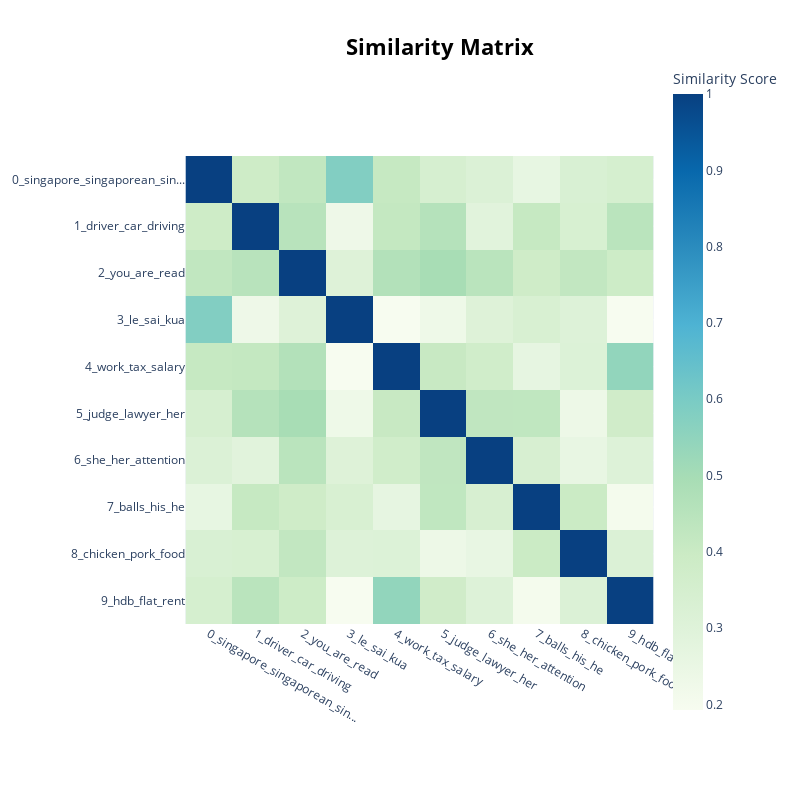

Here is the notebook cell this chart was saved with:
### Code cell
fig = topic_model_custom.visualize_heatmap(top_n_topics=10)
fig.show()

### Figure 1 — Plotly figure (JSON) as saved in the notebook; plotly's stock layout.template omitted (floating-point values rounded to 4 significant figures)
{"data": [{"coloraxis": "coloraxis", "hovertemplate": "x: %{x}<br>y: %{y}<br>Similarity Score: %{z}<extra></extra>", "name": "0", "type": "heatmap", "x": ["0_singapore_singaporean_sin...", "1_driver_car_driving", "2_you_are_read", "3_le_sai_kua", "4_work_tax_salary", "5_judge_lawyer_her", "6_she_her_attention", "7_balls_his_he", "8_chicken_pork_food", "9_hdb_flat_rent"], "xaxis": "x", "y": ["0_singapore_singaporean_sin...", "1_driver_car_driving", "2_you_are_read", "3_le_sai_kua", "4_work_tax_salary", "5_judge_lawyer_her", "6_she_her_attention", "7_balls_his_he", "8_chicken_pork_food", "9_hdb_flat_rent"], "yaxis": "y", "z": [[1, 0.3838, 0.4263, 0.5816, 0.4122, 0.3422, 0.3188, 0.2624, 0.3317, 0.3489], [0.3838, 1.0, 0.4495, 0.2325, 0.4172, 0.4584, 0.2895, 0.4121, 0.3373, 0.444], [0.4263, 0.4495, 1.0, 0.3052, 0.4633, 0.4956, 0.4461, 0.3799, 0.4222, 0.3876], [0.5816, 0.2325, 0.3052, 1.0, 0.1928, 0.2307, 0.3052, 0.3357, 0.3078, 0.1942], [0.4122, 0.4172, 0.4633, 0.1928, 1.0, 0.4058, 0.3727, 0.2664, 0.3119, 0.5449], [0.3422, 0.4584, 0.4956, 0.2307, 0.4058, 1, 0.4275, 0.4269, 0.2355, 0.3768], [0.3188, 0.2895, 0.4461, 0.3052, 0.3727, 0.4275, 1.0, 0.3389, 0.2577, 0.3071], [0.2624, 0.4121, 0.3799, 0.3357, 0.2664, 0.4269, 0.3389, 1, 0.3972, 0.2065], [0.3317, 0.3373, 0.4222, 0.3078, 0.3119, 0.2355, 0.2577, 0.3972, 1.0, 0.3176], [0.3489, 0.444, 0.3876, 0.1942, 0.5449, 0.3768, 0.3071, 0.2065, 0.3176, 1]]}], "layout": {"coloraxis": {"colorbar": {"title": {"text": "Similarity Score"}}, "colorscale": [[0, "rgb(247,252,240)"], [0.125, "rgb(224,243,219)"], [0.25, "rgb(204,235,197)"], [0.375, "rgb(168,221,181)"], [0.5, "rgb(123,204,196)"], [0.625, "rgb(78,179,211)"], [0.75, "rgb(43,140,190)"], [0.875, "rgb(8,104,172)"], [1, "rgb(8,64,129)"]]}, "height": 800, "hoverlabel": {"bgcolor": "white", "font": {"family": "Rockwell", "size": 16}}, "legend": {"title": {"text": "Trend"}}, "margin": {"t": 60}, "showlegend": true, "title": {"font": {"color": "Black", "size": 22}, "text": "<b>Similarity Matrix</b>", "x": 0.55, "xanchor": "center", "y": 0.95, "yanchor": "top"}, "width": 800, "xaxis": {"anchor": "y", "constrain": "domain", "domain": [0, 1], "scaleanchor": "y"}, "yaxis": {"anchor": "x", "autorange": "reversed", "constrain": "domain", "domain": [0, 1]}}}
